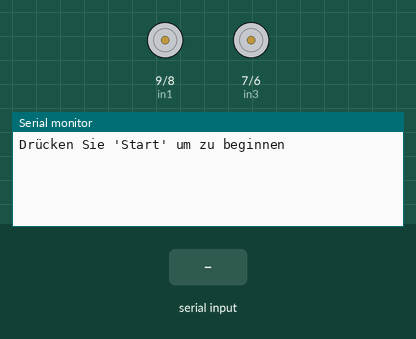
This sketch was run on a simulated Arduino Uno, built with avr-gcc and run on an emulated ATmega328P. Shown: motor-driver pin pairs drawn as motors (green arrow = first pin HIGH = forward, orange = second pin HIGH = backward, longer = more drive, scaled by the enable pin), the last lines printed to the serial monitor. The inputs (shaded band) are chosen by the test bench.

Above: at 0.9 s.
1.0 s: "30,150\n" received over Serial
At 1.4 s:
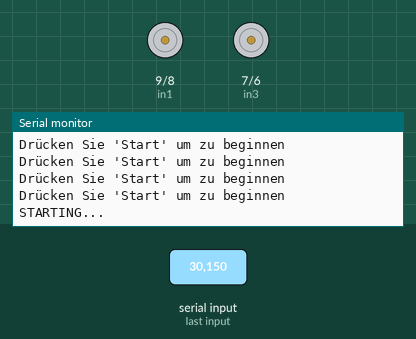
2.6 s: "90,45\n" received over Serial
At 4.7 s:
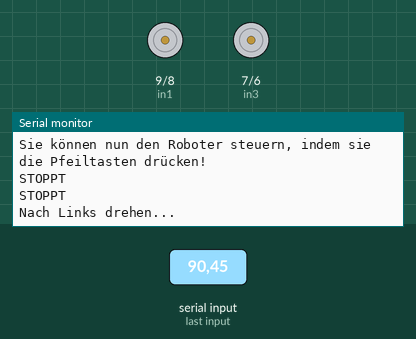
5.6 s: "1\n" received over Serial
At 6.5 s:
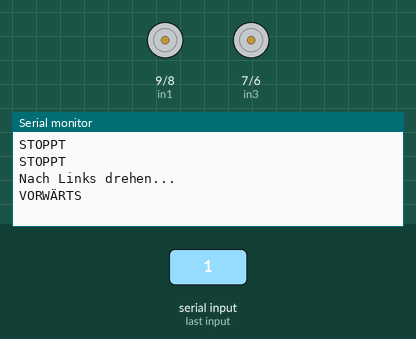
7.1 s: "2\n" received over Serial
At 7.6 s:
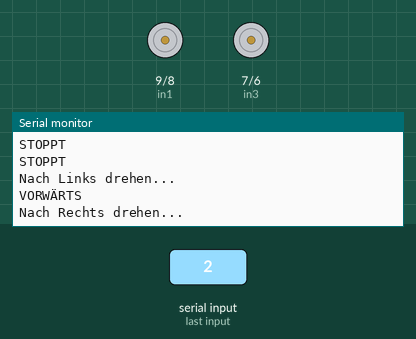
8.6 s: "3\n" received over Serial
At 9.8 s:
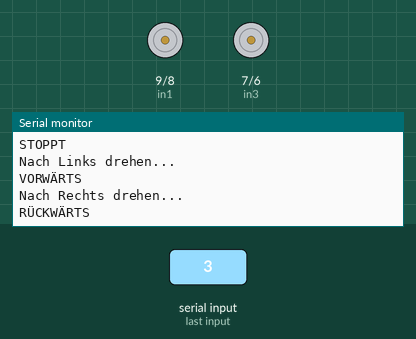
10.1 s: "0\n" received over Serial
At 11.1 s:
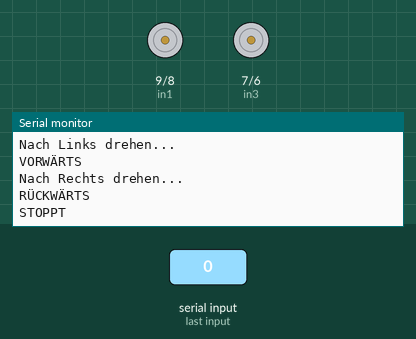

The sketch:

MainCode2.0.ino
```cpp
//bluetooth module pins
//bluetooth output pin
int tx = 1;
//bluetoth input pin
int rx = 0;
//bluetooth power input pin
int btp = 3;

//motor pins
//motor A
int enA = 10;
int in1 = 9;
int in2 = 8;
//motor B
int enB = 5;
int in3 = 7;
int in4 = 6;

//driving direction
int dd = 0;

void setup() {
  //start communication with serialboard or bluetoothboard
  Serial.begin(9600);
  pinMode(tx, OUTPUT);
  pinMode(rx, INPUT);
  //start power for bluetooth module
  digitalWrite(btp, HIGH);
  //set motor pins to outputs
  pinMode(enA, OUTPUT);
  pinMode(in1, OUTPUT);
  pinMode(in2, OUTPUT);
  pinMode(enB, OUTPUT);
  pinMode(in3, OUTPUT);
  pinMode(in4, OUTPUT);
  //set all outputs on LOW
  allmotorpinslow();
  start();
}

//function to "test bluetoth connection" by checking if start pressing on smartphone gives the arduino a 1
void start() {
  Serial.println("Drücken Sie 'Start' um zu beginnen");
  Serial.println("");
  while (Serial.available() <= 0)
  {;
  }
  if (Serial.available() > 0) {
    int Start = Serial.read();
    Start = (Start - '0');
    if (Start == 1) {
      Serial.println("STARTING...");
      Serial.println("");
      delay(3000);
      Serial.println("FERTIG!");
      Serial.println("Sie können nun den Roboter steuern, indem sie die Pfeiltasten drücken!");
      Serial.println("");
    }
    else {
      start();
      }
   }
}

//function to stop the arduino-robot completely, to make sure it doesnt do sth unexpectetly, and to avoid in different situations, that sth will go/ goes wrong
void allmotorpinslow() {
  digitalWrite(in1, LOW);
  digitalWrite(in2, LOW);
  digitalWrite(in3, LOW);
  digitalWrite(in4, LOW);
  analogWrite(enA, 0);
  analogWrite(enB, 0);
}


//function to stop motors
void stopmotors() {
  digitalWrite(in1, LOW);
  digitalWrite(in2, LOW);
  digitalWrite(in3, LOW);
  digitalWrite(in4, LOW);
}


//function will be reapeted all the time
void loop() {
  //read input
  int dd = Serial.read();
  dd = (dd - '0');

  //drvingdirection 0 - stop
  if (dd == 0) {
    stopmotors();
    //stop motors to be ready for new direction
    allmotorpinslow();
    Serial.println("STOPPT");
    Serial.println("");
  }

  //drivingdirection 1 - forward
  if (dd == 1) {
    //stop motors to be ready for new direction
    allmotorpinslow();
    //set the  motors in the right directions
    digitalWrite(in1, LOW);
    digitalWrite(in2, HIGH);
    digitalWrite(in3, LOW);
    digitalWrite(in4, HIGH);
    //accelerate the motors from zero to 200, then stays on 200
    Serial.println("VORWÄRTS");
    Serial.println("");
    for (int x = 0; x <= 200; x++) {
      analogWrite(enA, x);
      analogWrite(enB, x);
      delay(20);
      //if theres a new input (other driving direction) it stops the function "forward"
      if (Serial.available() > 0) {
        break;
      }
    }
  }

  //drivingdirection 2 - right
  if (dd == 2) {
    //stop motors to be ready for new direction
    allmotorpinslow();
    //set the  motors in the right directions
    digitalWrite(in1, HIGH);
    digitalWrite(in2, LOW);
    digitalWrite(in3, LOW);
    digitalWrite(in4, HIGH);
    Serial.println("Nach Rechts drehen...");
    Serial.println("");
    //accelerate the motors from zero to 100, then stays on 100
    for (int y = 0; y <= 100; y++) {
      analogWrite(enA, y);
      analogWrite(enB, y);
      delay(10);
      //if theres a new input (other driving direction) it stops the function "right"
      if (Serial.available() > 0) {
        break;
      }
    }
  }

  //drivingdirection 3 - backwards
  if (dd == 3) {
    //stop motors to be ready for new direction
    allmotorpinslow();
    //set the  motors in the right directions
    digitalWrite(in1, HIGH);
    digitalWrite(in2, LOW);
    digitalWrite(in3, HIGH);
    digitalWrite(in4, LOW);
    Serial.println("RÜCKWÄRTS");
    Serial.println("");
    //accelerate the motors from zero to 150, then stays on 150
    for (int z = 0; z <= 150; z++) {
      analogWrite(enA, z);
      analogWrite(enB, z);
      delay(25);
      //if theres a new input (other driving direction) it stops the function "backwards"
      if (Serial.available() > 0) {
        break;;
      }
    }
  }

  //drivingdirection 4 - left
  if (dd == 4) {
    //stop motors to be ready for new direction
    allmotorpinslow();
    //set the  motors in the right directions
    digitalWrite(in1, LOW);
    digitalWrite(in2, HIGH);
    digitalWrite(in3, HIGH);
    digitalWrite(in4, LOW);
    Serial.println("Nach Links drehen...");
    Serial.println("");
    //accelerate the motors from zero to 100, then stays on 100
    for (int v = 0; v <= 100; v++) {
      analogWrite(enA, v);
      analogWrite(enB, v);
      delay(10);
      //if theres a new input (other driving direction) it stops the function "left"
      if (Serial.available() > 0) {
        break;
      }
    }
  }
}
```

Measured:
- after the input at 1.0 s, the serial monitor: prints a new line after 0.12 s (image 1)
- after the input at 2.6 s, the serial monitor: prints a new line after 1.6 s (image 2)
- after the input at 5.6 s, the serial monitor: prints a new line at once (image 3)
- after the input at 7.1 s, the serial monitor: prints a new line at once (image 4)
- after the input at 8.6 s, the serial monitor: prints a new line at once (image 5)
- after the input at 10.1 s, the serial monitor: prints a new line at once (image 6)
